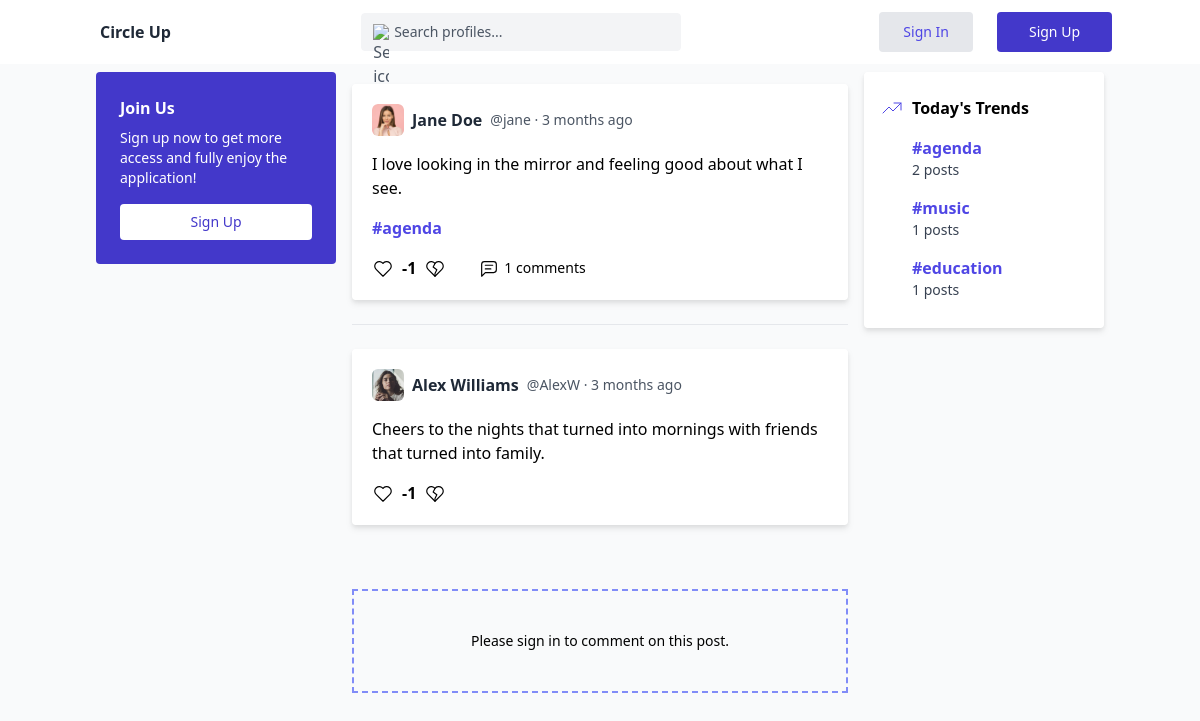
The page /pages/post.php?post_id=1 on the database its author committed.
### tables this page shows
CREATE TABLE `post` (
  `post_id` int(11) NOT NULL,
  `post_title` varchar(280) NOT NULL,
  `post_image` varchar(50) NOT NULL,
  `user_id` int(50) NOT NULL,
  `post_category_id` int(50) NOT NULL,
  `post_date` timestamp NOT NULL DEFAULT current_timestamp()
);

CREATE TABLE `users` (
  `id` int(11) NOT NULL,
  `username` varchar(255) NOT NULL,
  `first_name` varchar(50) NOT NULL,
  `last_name` varchar(50) NOT NULL,
  `email` varchar(255) NOT NULL,
  `password` varchar(255) NOT NULL,
  `profile_picture` varchar(50) NOT NULL DEFAULT 'default',
  `banner_picture` varchar(50) NOT NULL DEFAULT 'default',
  `role_id` int(11) NOT NULL DEFAULT 3,
  `user_date` timestamp NOT NULL DEFAULT current_timestamp() ON UPDATE current_timestamp()
);

CREATE TABLE `category` (
  `category_id` int(11) NOT NULL,
  `category_title` varchar(50) NOT NULL
);

CREATE TABLE `post_comment` (
  `post_comment_id` int(11) NOT NULL,
  `post_comment_title` varchar(280) NOT NULL,
  `post_comment_image` varchar(50) NOT NULL,
  `post_comment_user_id` int(11) NOT NULL,
  `post_comment_post_id` int(11) NOT NULL,
  `post_comment_date` timestamp NOT NULL DEFAULT current_timestamp()
);

### scripts/format_date.php (called while the page is built, shortened)
<?php
function timeElapsedString($datetime, $full = false)
{
    $now = new DateTime();
    $ago = new DateTime($datetime);
    $diff = $now->diff($ago);
    $diff->w = floor($diff->d / 7);
    $diff->d -= $diff->w * 7;
    $string = [
        'y' => 'year',
        'm' => 'month',
        'w' => 'week',
        'd' => 'day',
        'h' => 'hour',
        'i' => 'minute',
        's' => 'second',
    ];
    foreach ($string as $k => &$v) {
        if ($diff->$k) {
            $v = $diff->$k . " $v" . ($diff->$k > 1 ? 's' : '');
        } else {
            unset($string[$k]);
        }
    }
    if (!$full) {
        $string = array_slice($string, 0, 1);
    }
    return $string ? implode(', ', $string) . ' ago' : 'just now';
}
?>

### components/content/components/post-card.php (the view, shortened to what this page needs)
<div class="bg-white drop-shadow-md rounded p-5 my-3">
    <div class="flex items-center gap-2">
        <a href="profile.php?user_id=<?php echo $row["id"]; ?>">
            <?php if (isset($row["profile_picture"]) && $row["profile_picture"] == "default") { ?>
                <div class="relative w-8 h-8 overflow-hidden bg-indigo-100 rounded-md">
                    <svg class="absolute text-indigo-500 w-10 h-10 -left-1" fill="currentColor" viewBox="0 0 20 20" xmlns="http://www.w3.org/2000/svg">
                        <path fill-rule="evenodd" d="M10 9a3 3 0 100-6 3 3 0 000 6zm-7 9a7 7 0 1114 0H3z" clip-rule="evenodd"></path>
                    </svg>
                </div>
            <?php } else { ?>
                <img src="../assets/images/user/profile/<?php echo $row["profile_picture"]; ?>" alt="Profile Picture" class="w-8 h-8 rounded-md object-cover" />
            <?php } ?>
        </a>
        <a href="profile.php?user_id=<?php echo $row["id"]; ?>" class="text-gray-800 text-base font-semibold"><?php echo $row["first_name"] . " " . $row["last_name"]; ?></a>
        <p class="text-gray-600 text-sm">@<?php echo $row["username"] ?> · <?php echo timeElapsedString($row["post_date"]) ?></p>
    </div>
    <a href="post.php?post_id=<?php echo $row["post_id"]; ?>">
        <div class="py-4">
            <?php echo htmlspecialchars($row["post_title"]) ?>
        </div>
    </a>
    <a href="?category_id=<?php echo $row["category_id"]; ?>" class="text-indigo-600 text-base font-semibold">#<?php echo htmlspecialchars($row["category_title"]) ?></a>
    <div class="flex mt-4">
        <form method="POST" class="flex items-center">
            <div class="flex items-center cursor-pointer">
                <button type="submit" name="post_like" class="focus:outline-none">
                    <?php
                    $isLikedQuery = "SELECT post_review_type FROM post_review WHERE post_review_user_id = ? AND post_review_post_id = ?";
                    $stmt = $link->prepare($isLikedQuery);
                    $stmt->bind_param("ii", $user_id, $row["post_id"]);
                    $stmt->execute();
                    $result = $stmt->get_result();
                    $post_review_data = $result->fetch_assoc();
                    ?>
                    <svg xmlns="http://www.w3.org/2000/svg" class="cursor-pointer icon icon-tabler icon-tabler-heart hover:fill-indigo-600 <?php echo isset($post_review_data["post_review_type"]) && $post_review_data["post_review_type"] == 1 ? "fill-indigo-600 hover:text-indigo-600" : "" ?>" width="22" height="22" viewBox="0 0 24 24" stroke-width="1.275" stroke="currentcolor" fill="none" stroke-linecap="round" stroke-linejoin="round">
                        <path stroke="none" d="M0 0h24v24H0z" fill="none" />
                        <path d="M19.5 13.572l-7.5 7.428l-7.5 -7.428m0 0a5 5 0 1 1 7.5 -6.566a5 5 0 1 1 7.5 6.572" />
                    </svg>
                </button>
                <div class="font-bold px-2">
                    <?php
                    $likeCountQuery = "SELECT COUNT(*) as like_count FROM post_review WHERE post_review_post_id = ? AND post_review_type = 1";
                    $stmt = $link->prepare($likeCountQuery);
                    $stmt->bind_param("i", $row["post_id"]);
                    $stmt->execute();
                    $result = $stmt->get_result();
                    $like_count = $result->fetch_assoc();
                    $dislikeCountQuery = "SELECT COUNT(*) as dislike_count FROM post_review WHERE post_review_post_id = ? AND post_review_type = -1";
                    $stmt = $link->prepare($dislikeCountQuery);
                    $stmt->bind_param("i", $row["post_id"]);
                    $stmt->execute();
                    $result = $stmt->get_result();
                    $dislike_count = $result->fetch_assoc();
                    echo $like_count["like_count"] - $dislike_count["dislike_count"];
                    ?>
                </div>
                <button type="submit" name="post_dislike" class="focus:outline-none">
                    <svg xmlns="http://www.w3.org/2000/svg" class="cursor-pointer icon icon-tabler icon-tabler-heart-broken hover:fill-indigo-600 <?php echo isset($post_review_data["post_review_type"]) && $post_review_data["post_review_type"] == -1 ? "fill-indigo-600 hover:text-indigo-600" : "" ?>" width="22" height="22" viewBox="0 0 24 24" stroke-width="1.275" stroke="currentcolor" fill="none" stroke-linecap="round" stroke-linejoin="round">
                        <path stroke="none" d="M0 0h24v24H0z" fill="none" />
                        <path d="M19.5 13.572l-7.5 7.428l-7.5 -7.428a5 5 0 1 1 7.5 -6.566a5 5 0 1 1 7.5 6.572" />
                        <path d="M12 7l-2 4l4 3l-2 4v3" />
                    </svg>
                </button>
            </div>
        </form>
        <div class="flex items-center ml-8 cursor-pointer hover:text-indigo-700">
            <?php
            $postCommentCountQuery = "SELECT COUNT(*) AS post_comment_count FROM post
                                    INNER JOIN post_comment ON post_id = post_comment.post_comment_post_id
                                    WHERE post_id = ?
                                    GROUP BY post_comment_post_id";
            $stmt = $link->prepare($postCommentCountQuery);
            $stmt->bind_param("i", $row["post_id"]);
            $stmt->execute();
            $result = $stmt->get_result();
            $post_comment_count = $result->fetch_assoc();
            ?>
            <a href="post.php?post_id=<?php echo $row["post_id"]; ?>" class="text-sm px-1">
                <?php echo (!$result->num_rows) ? "0" : $post_comment_count["post_comment_count"]; ?> comments
            </a>
        </div>
    </div>
</div>

### components/post-detail/index.php (shortened to what this page needs)
<?php
$user_id = null;
$post_id = $_GET["post_id"];
$postQuery = "SELECT * FROM post
              INNER JOIN category ON category.category_id = post.post_category_id
              INNER JOIN users ON users.id = post.user_id
              WHERE post.post_id = ?";
$stmt = $link->prepare($postQuery);
$stmt->bind_param("i", $post_id);
$stmt->execute();
$result = $stmt->get_result();
$row = $result->fetch_assoc();
if (empty($row) || empty($post_id)) { ?>
    <div class="pt-16 text-sm text-center">Sorry, the post you're looking for couldn't be found.</div>
<?php } else {
    include($_SERVER['DOCUMENT_ROOT'] . "/wt_project/components/content/components/post-card.php");
    $postQuery = "SELECT * FROM post_comment
                  INNER JOIN users ON users.id = post_comment.post_comment_user_id
                  WHERE post_comment_post_id = ?
                  ORDER BY post_comment_id ASC";
    $stmt = $link->prepare($postQuery);
    $stmt->bind_param("i", $post_id);
    $stmt->execute();
    $commentData = $stmt->get_result();
    if ($commentData->num_rows > 0) {
        while ($comment_row = $commentData->fetch_assoc()) { ?>
            <div class="border-t my-6"></div>
        <?php
            include("components/comment-card.php");
        }
    } else { ?>
        <div class="py-16 text-sm text-center">No comments here yet. Be the first to comment!</div>
<?php }
    if (isset($_SESSION["loggedin"]) && $_SESSION["loggedin"] === true) {
        $user_id = $_SESSION["id"];
        include("components/share-comment.php");
    } else {
        include("components/share-comment-preview.php");
    }
} ?>

### components/post-detail/components/comment-card.php (shortened to what this page needs)
<div class="bg-white drop-shadow-md rounded p-5 my-3">
    <div class="flex items-center gap-2">
        <a href="profile.php?user_id=<?php echo $comment_row["id"]; ?>">
            <?php if (isset($comment_row["profile_picture"]) && $comment_row["profile_picture"] == "default") { ?>
                <div class="relative w-8 h-8 overflow-hidden bg-indigo-100 rounded-md">
                    <svg class="absolute text-indigo-500 w-10 h-10 -left-1" fill="currentColor" viewBox="0 0 20 20" xmlns="http://www.w3.org/2000/svg">
                        <path fill-rule="evenodd" d="M10 9a3 3 0 100-6 3 3 0 000 6zm-7 9a7 7 0 1114 0H3z" clip-rule="evenodd"></path>
                    </svg>
                </div>
            <?php } else { ?>
                <img src="../assets/images/user/profile/<?php echo htmlspecialchars($comment_row["profile_picture"]); ?>" alt="Profile Picture" class="w-8 h-8 rounded-md object-cover" />
            <?php } ?>
        </a>
        <a href="profile.php?user_id=<?php echo $comment_row["id"]; ?>" class="text-gray-800 text-base font-semibold">
            <?php echo htmlspecialchars($comment_row["first_name"] . " " . $comment_row["last_name"]); ?>
        </a>
        <p class="text-gray-600 text-sm">
            @<?php echo htmlspecialchars($comment_row["username"]); ?> ·
            <?php echo timeElapsedString($comment_row["post_comment_date"]); ?>
        </p>
    </div>
    <div class="py-4">
        <?php echo nl2br(htmlspecialchars($comment_row["post_comment_title"])); ?>
    </div>
    <form method="POST">
        <div class="flex items-center cursor-pointer">
            <button type="submit" name="post_comment_like" class="focus:outline-none">
                <?php
                $isLikedQuery = "SELECT post_comment_review_type FROM post_comment_review
                                WHERE post_comment_review_user_id = ?
                                AND post_comment_review_post_comment_id = ?";
                $stmt = $link->prepare($isLikedQuery);
                $stmt->bind_param("ii", $user_id, $comment_row["post_comment_id"]);
                $stmt->execute();
                $result = $stmt->get_result();
                $post_comment_review_data = $result->fetch_assoc();
                ?>
                <svg xmlns="http://www.w3.org/2000/svg"
                     class="cursor-pointer icon icon-tabler icon-tabler-heart hover:fill-indigo-600
                     <?php echo $post_comment_review_data["post_comment_review_type"] == 1 ? "fill-indigo-600 hover:text-indigo-600" : ""; ?>"
                     width="22" height="22" viewBox="0 0 24 24" stroke-width="1.275"
                     stroke="currentcolor" fill="none" stroke-linecap="round" stroke-linejoin="round">
                    <path stroke="none" d="M0 0h24v24H0z" fill="none" />
                    <path d="M19.5 13.572l-7.5 7.428l-7.5 -7.428m0 0a5 5 0 1 1 7.5 -6.566a5 5 0 1 1 7.5 6.572" />
                </svg>
            </button>
            <div class="font-bold px-2">
                <?php
                $likeCountQuery = "SELECT COUNT(*) as like_count FROM post_comment_review
                                 WHERE post_comment_review_post_comment_id = ?
                                 AND post_comment_review_type = 1";
                $stmt = $link->prepare($likeCountQuery);
                $stmt->bind_param("i", $comment_row["post_comment_id"]);
                $stmt->execute();
                $result = $stmt->get_result();
                $like_count = $result->fetch_assoc();
                $dislikeCountQuery = "SELECT COUNT(*) as dislike_count FROM post_comment_review
                                    WHERE post_comment_review_post_comment_id = ?
                                    AND post_comment_review_type = -1";
                $stmt = $link->prepare($dislikeCountQuery);
                $stmt->bind_param("i", $comment_row["post_comment_id"]);
                $stmt->execute();
                $result = $stmt->get_result();
                $dislike_count = $result->fetch_assoc();
                echo $like_count["like_count"] - $dislike_count["dislike_count"];
                ?>
            </div>
            <button type="submit" name="post_comment_dislike" class="focus:outline-none">
                <svg xmlns="http://www.w3.org/2000/svg"
                     class="cursor-pointer icon icon-tabler icon-tabler-heart-broken hover:fill-indigo-600
                     <?php echo $post_comment_review_data["post_comment_review_type"] == -1 ? "fill-indigo-600 hover:text-indigo-600" : ""; ?>"
                     width="22" height="22" viewBox="0 0 24 24" stroke-width="1.275"
                     stroke="currentcolor" fill="none" stroke-linecap="round" stroke-linejoin="round">
                    <path stroke="none" d="M0 0h24v24H0z" fill="none" />
                    <path d="M19.5 13.572l-7.5 7.428l-7.5 -7.428a5 5 0 1 1 7.5 -6.566a5 5 0 1 1 7.5 6.572" />
                    <path d="M12 7l-2 4l4 3l-2 4v3" />
                </svg>
            </button>
        </div>
    </form>
</div>

### components/right-bar/index.php (shortened to what this page needs)
<?php
include("components/trend-card.php");
function getTrendingCategories($link, $interval = null) {
    $timeConstraint = $interval
        ? "WHERE post_date >= NOW() - INTERVAL 1 $interval"
        : "";
    $query = "
        SELECT
            COUNT(post_id) as post_count,
            category.category_id,
            category.category_title
        FROM post
        INNER JOIN category ON post.post_category_id = category.category_id
        $timeConstraint
        GROUP BY post_category_id
        ORDER BY COUNT(post_id) DESC
        LIMIT 3
    ";
    $stmt = $link->prepare($query);
    $stmt->execute();
    return $stmt->get_result();
}
$timePeriods = [
    'day' => 'Today\'s Trends',
    'week' => 'Weekly Trends',
    'month' => 'Monthly Trends',
    'year' => 'Yearly Trends'
];
foreach ($timePeriods as $period => $title) {
    $trendData = getTrendingCategories($link, $period);
    if ($trendData->num_rows == 3) {
        echo TrendCard($trendData, $title);
        exit();
    }
}
?>

### components/right-bar/components/trend-card.php (shortened to what this page needs)
<?php
function TrendCard($trendData, $title) {
?>
    <div class="bg-white drop-shadow-md rounded px-4 py-6">
        <div class="flex items-center gap-2">
            <h2 class="text-base font-semibold"><?php echo htmlspecialchars($title); ?></h2>
        </div>
        <div class="flex flex-col gap-2 mt-3">
            <?php while ($row = $trendData->fetch_assoc()): ?>
                <a href="?category_id=<?php echo htmlspecialchars($row["category_id"]); ?>"
                   class="flex flex-col py-1 pl-8 hover:bg-indigo-50 transition-colors duration-200">
                    <span class="text-indigo-600 text-base font-semibold">
                        #<?php echo htmlspecialchars($row["category_title"]); ?>
                    </span>
                    <span class="text-gray-700 text-sm">
                        <?php echo number_format($row["post_count"]); ?> posts
                    </span>
                </a>
            <?php endwhile; ?>
        </div>
    </div>
<?php
}
?>

### rows shown on the page
post: user.profile_picture (picture), user.first_name "Jane", user.last_name "Doe", user.username "jane", post_date "3 months ago", post_title "I love looking in the mirror and feeling good about what I see.", category.category_title "agenda"
post_comment: users.profile_picture (picture), users.first_name+last_name "Alex Williams", users.username "AlexW", post_comment_date "3 months ago", post_comment_title "Cheers to the nights that turned into mornings with friends that turned into family.", dislike_count "-1"
category: category_title "agenda", post_count "2"
category: category_title "music", post_count "1"
category: category_title "education", post_count "1"

### other values the page prints
$like_count["like_count"] - $dislike_count["dislike_count"] "-1"
$post_comment_count["post_comment_count"] "1"
$title "Today's Trends"
